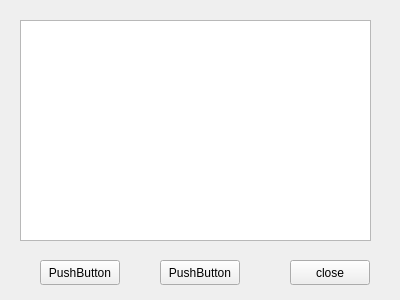
<?xml version="1.0" encoding="UTF-8"?>
<ui version="4.0">
 <class>HistoryDisplay</class>
 <widget class="QWidget" name="HistoryDisplay">
  <property name="geometry">
   <rect>
    <x>0</x>
    <y>0</y>
    <width>400</width>
    <height>300</height>
   </rect>
  </property>
  <property name="windowTitle">
   <string>Form</string>
  </property>
  <widget class="QTextBrowser" name="textBrowser">
   <property name="geometry">
    <rect>
     <x>20</x>
     <y>20</y>
     <width>351</width>
     <height>221</height>
    </rect>
   </property>
  </widget>
  <widget class="QPushButton" name="pushButton">
   <property name="geometry">
    <rect>
     <x>40</x>
     <y>260</y>
     <width>80</width>
     <height>25</height>
    </rect>
   </property>
   <property name="text">
    <string>PushButton</string>
   </property>
  </widget>
  <widget class="QPushButton" name="pushButton_2">
   <property name="geometry">
    <rect>
     <x>160</x>
     <y>260</y>
     <width>80</width>
     <height>25</height>
    </rect>
   </property>
   <property name="text">
    <string>PushButton</string>
   </property>
  </widget>
  <widget class="QPushButton" name="But_close">
   <property name="geometry">
    <rect>
     <x>290</x>
     <y>260</y>
     <width>80</width>
     <height>25</height>
    </rect>
   </property>
   <property name="text">
    <string>close</string>
   </property>
  </widget>
 </widget>
 <resources/>
 <connections/>
</ui>
